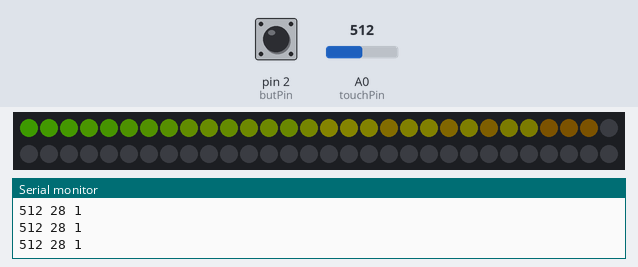
The sketch below on a simulated Arduino Uno, built with avr-gcc and run on an emulated ATmega328P. On the bench: 60 RGB LEDs in strip order, left to right, continuing on the next row, the last lines printed to the serial monitor. Inputs (shaded band) come from the test bench; at power-on: A0 (touchPin) = 512, pin 2 (butPin) HIGH. Dim RGB values are drawn brighter than linear.

Above: at 1.2 s.
1.3 s: A0 (touchPin) set to 50
At 1.66 s:
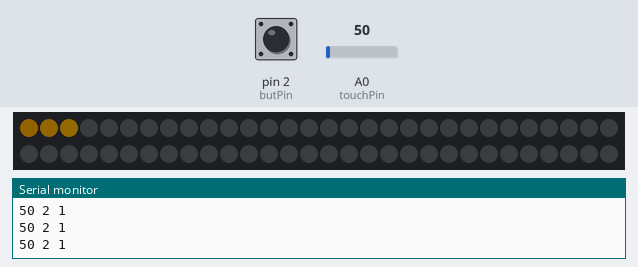
4.3 s: A0 (touchPin) set to 39
7.3 s: A0 (touchPin) set to 33
9.0 s: pin 2 (butPin) pulled LOW for 0.15 s
At 9.19 s:
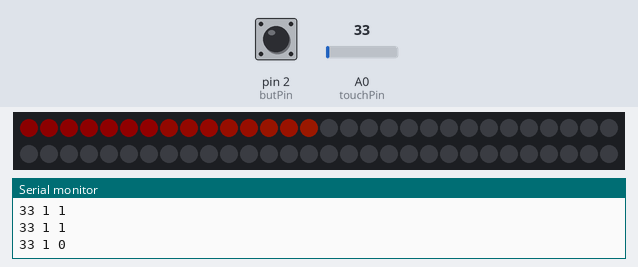
12.1 s: pin 2 (butPin) pulled LOW for 3.2 s
At 15.54 s:
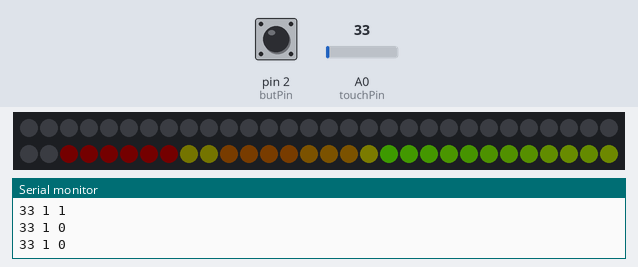
16.8 s: A0 (touchPin) set to 5
At 21.7 s:
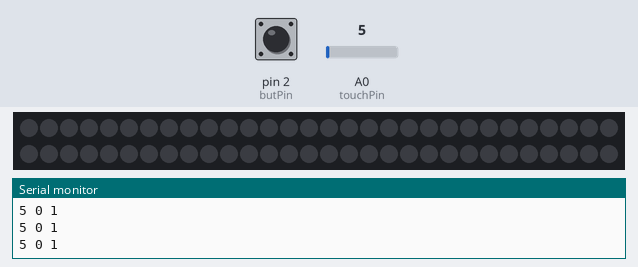

Measured:
- after the input at 1.3 s, the LEDs: change after 0.21 s (image 1)
- after the input at 12.1 s, the LEDs: first differ from a run without the input after 3.3 s (image 3)
- after the input at 16.8 s, the LEDs: first differ from a run without the input after 4.6 s (image 4)

The sketch:

neopixel_game.ino
```cpp
#include <FastLED.h>
#define NUM_LEDS 60
CRGBArray<NUM_LEDS> leds;

#define touchPin A0

int touchPinVal = 0;
float LEDS_ON = 1.1;

int butPin = 2;
int butPinVal = 1;


void setup() {
  FastLED.addLeds< WS2812B, 16, GRB>(leds, NUM_LEDS);
  FastLED.setBrightness(30);
  Serial.begin(9600);
  pinMode(butPin, INPUT_PULLUP);
  }


void loop() {
  butPinVal = digitalRead(butPin);
  touchPinVal = analogRead(touchPin);
  LEDS_ON = floor(50.0 / 903.0 * ( touchPinVal - ( (50.0 * 15.0) / 903.0 ) ));
  int intLEDS_ON = int(LEDS_ON);
  Serial.print(touchPinVal);
  Serial.print(" ");
  Serial.print(intLEDS_ON);
  Serial.print(" ");
  Serial.println(butPinVal);
  if (intLEDS_ON == 0) {
    FastLED.clear(true);
  }
  if (butPinVal == 0) {
    winner();
  }
  static uint8_t hue;
  for(int i = 0; i < intLEDS_ON; i++) {
    leds.fadeToBlackBy(15);

    leds[i] = CHSV(hue++, 255,255);

    FastLED.delay(2);
  }
  for(int i = intLEDS_ON; i > 0; i--) {

    leds.fadeToBlackBy(15);

    leds[i] = CHSV(hue++, 255,255);

    FastLED.delay(2);
  }
}

void winner() {
  for (int j = 0; j < 15; j++) {
    static uint8_t hue;
    for(int i = 0; i < 60; i++) {
      leds.fadeToBlackBy(15);

      leds[i] = CHSV(hue++, 255,255);

      FastLED.delay(2);
    }
    for(int i = 60; i > 0; i--) {

      leds.fadeToBlackBy(15);

      leds[i] = CHSV(hue++, 255,255);

      FastLED.delay(4);
    }
  }
}
```
